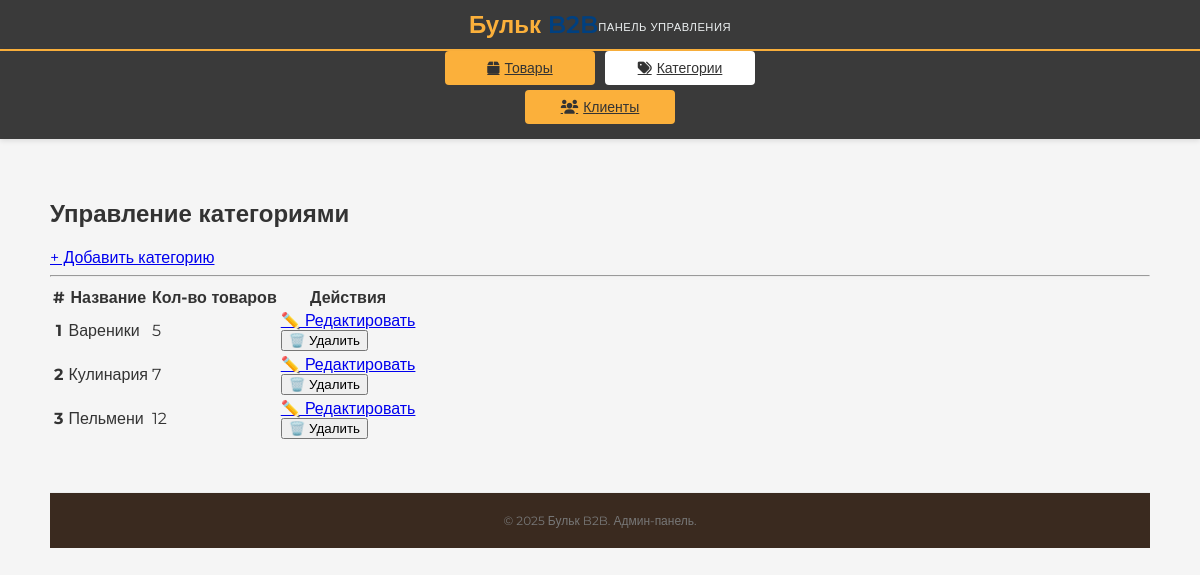
The app's page /admin/categories (signed in) with its own data.
### app.py (models this page shows, shortened)
class Category(db.Model):
    id = db.Column(db.Integer, primary_key=True) # Автоинкрементируемый ID
    name = db.Column(db.String(100), unique=True, nullable=False)
    image_url = db.Column(db.String(200), nullable=True) # Путь к изображению категории (относительно static/)

### app.py (the view)
@app.route('/admin/categories')
@admin_required
def admin_categories_list():
    categories = Category.query.order_by(Category.name).all()
    return render_template('admin_categories_list.html', categories=categories)

### app.py (called while the page is built)
def admin_required(f):
    @wraps(f)
    def decorated_function(*args, **kwargs):
        if 'admin_logged_in' not in session:
            flash('Пожалуйста, войдите, чтобы получить доступ к этой странице.', 'warning')
            return redirect(url_for('admin_login', next=request.url))
        return f(*args, **kwargs)
    return decorated_function

@app.context_processor
def inject_now():
    return {'now': datetime.utcnow()}

@app.context_processor
def inject_cart_item_count():
    client_id = session.get('client_id')
    item_count = 0
    total_amount = 0
    if client_id:
        active_cart = Order.query.filter_by(client_id=client_id, status=CART_STATUS).first()
        if active_cart:
            item_count = sum(item.quantity for item in active_cart.items)
            total_amount = active_cart.total_amount
    else:
        session_cart = session.get('session_cart', {'items': [], 'total_amount': 0.0})
        item_count = sum(item['quantity'] for item in session_cart['items'])
        total_amount = session_cart['total_amount']
    return dict(cart_item_count=item_count, cart_total_amount=total_amount)

### templates/admin_categories_list.html (shortened to what this page needs)
{% extends 'admin_base.html' %}
{% block admin_content %}
<div class="container mt-4">
    <div class="d-flex justify-content-between align-items-center mb-3">
        <h2>Управление категориями</h2>
        <a href="{{ url_for('admin_add_category') }}" class="btn btn-success">+ Добавить категорию</a>
    </div>
    <hr>
    {% if categories %}
        <table class="table table-striped table-hover">
            <thead>
                <tr>
                    <th scope="col">#</th>
                    <th scope="col">Название</th>
                    <th scope="col">Кол-во товаров</th>
                    <th scope="col" class="text-end">Действия</th>
                </tr>
            </thead>
            <tbody>
                {% for category in categories %}
                <tr>
                    <th scope="row">{{ loop.index }}</th>
                    <td>{{ category.name }}</td>
                    <td>{{ category.products.count() }}</td>
                    <td class="text-end">
                        <a href="{{ url_for('admin_edit_category', category_id=category.id) }}" class="btn btn-sm btn-edit">✏️ Редактировать</a>
                        <form action="{{ url_for('admin_delete_category', category_id=category.id) }}" method="POST" class="d-inline" onsubmit="return confirm('Вы уверены, что хотите удалить категорию \'{{ category.name }}\'? Это действие необратимо.');">
                            <button type="submit" class="btn btn-sm btn-danger">🗑️ Удалить</button>
                        </form>
                    </td>
                </tr>
                {% endfor %}
            </tbody>
        </table>
    {% else %}
        <p>Категорий пока нет. <a href="{{ url_for('admin_add_category') }}">Добавить новую категорию?</a></p>
    {% endif %}
</div>
{% endblock %}

### static/style.css (style rules this page uses)
body { margin: 0; font-family: 'Montserrat', sans-serif; background-color: #FFFFFF; color: #333333; display: flex; flex-direction: column; min-height: 100vh; }

### templates/admin_base.html (style rules this page uses)
body { margin: 0; padding: 0; font-family: 'Montserrat', sans-serif; background-color: #f5f5f5; }

### records on screen
Category: name "Вареники", products.count "5"
Category: name "Кулинария", products.count "7"
Category: name "Пельмени", products.count "12"
